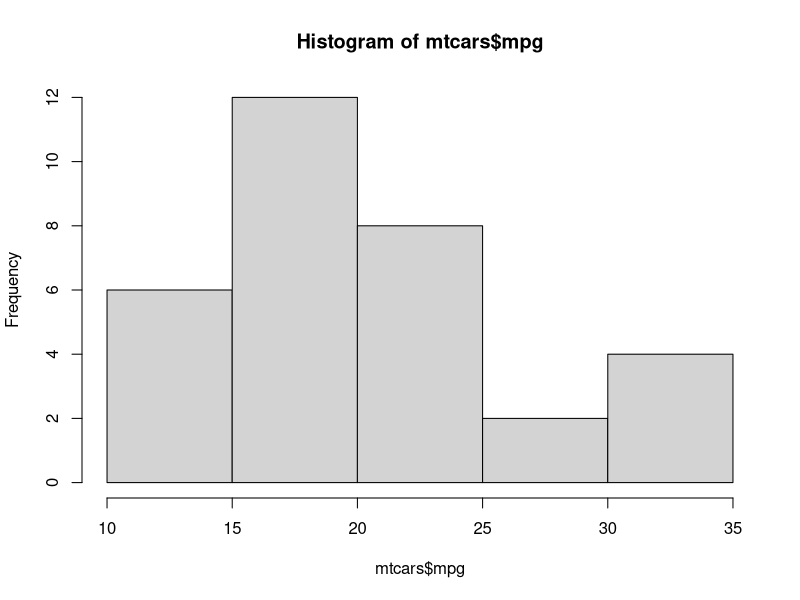
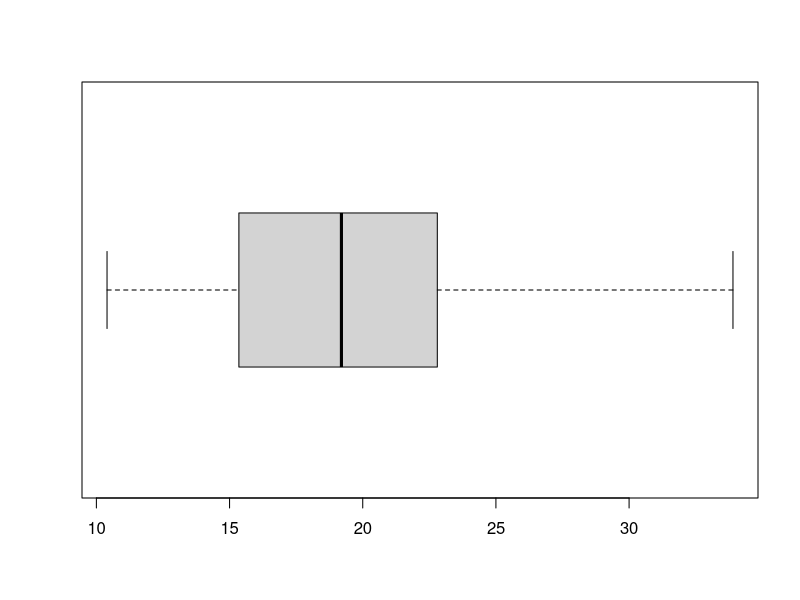
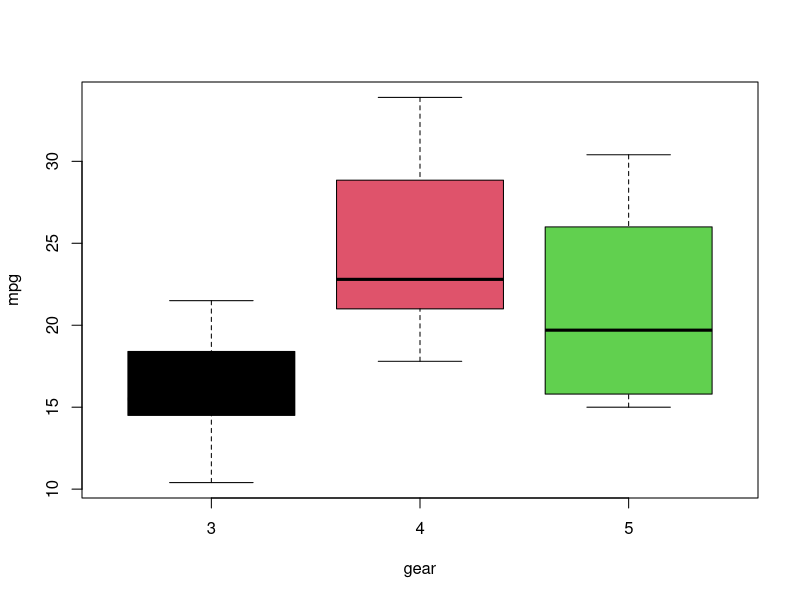
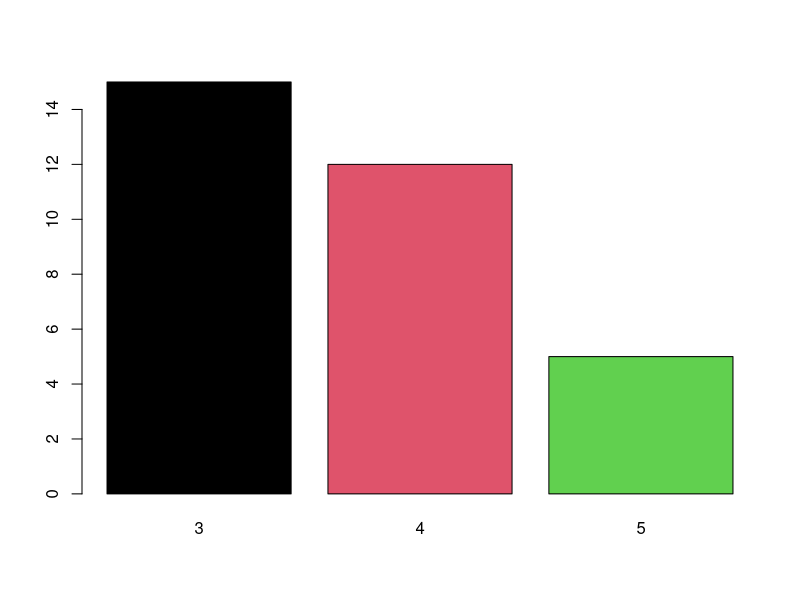
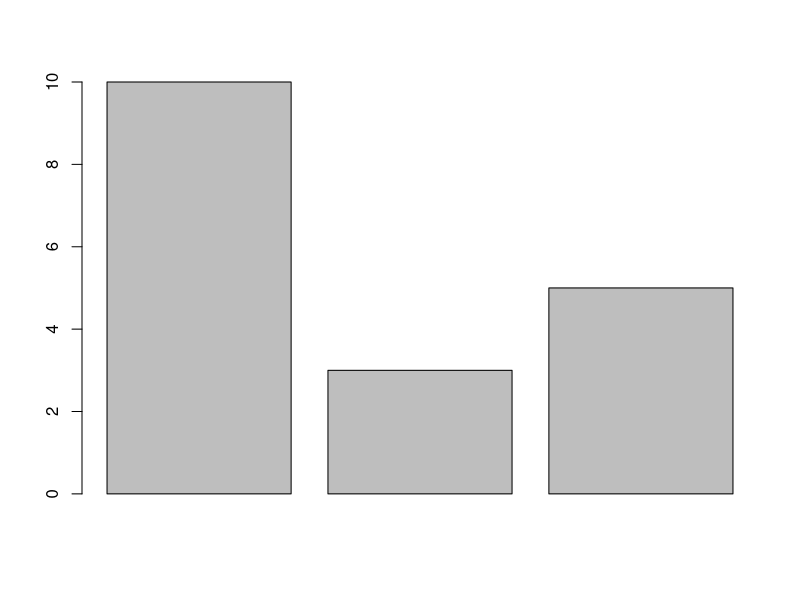
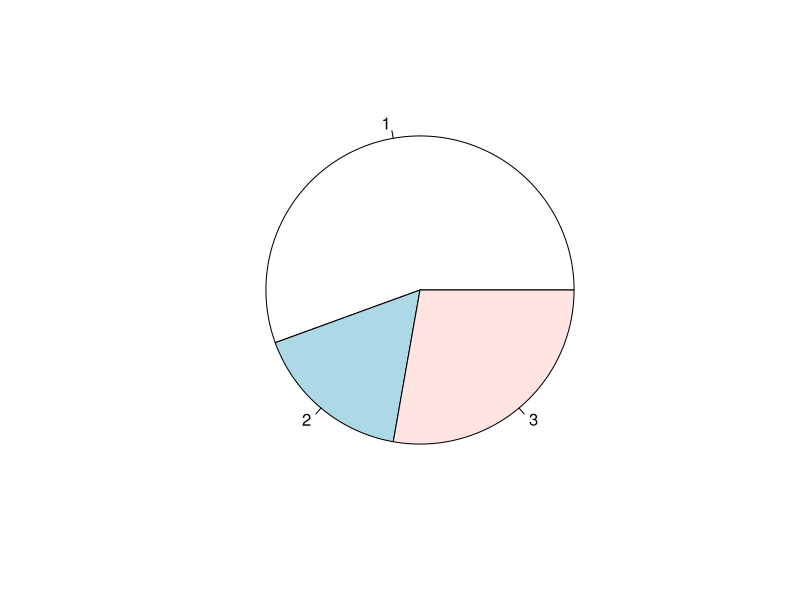

Reproduce these figures in R, in order. (Note: this script raises an error after producing the figures.)
#graphs

mtcars
names(mtcars)
table(mtcars$cyl)
table(mtcars$cyl,mtcars$am)
mtcars$mpg
#continuous data-histogram,boxplot
hist(mtcars$mpg)
boxplot(mtcars$mpg,horizontal=T)
boxplot(mpg~gear,data=mtcars,col=1:3)
t1=table(mtcars$gear)
t1
barplot(t1,col=1:3)#category type data
barplot(c(10,3,5))#10,3,5 are static values
pie(c(10,3,5))
students
(t2=table(students$college))
barplot(t2)
(t3=table(students$gender))
barplot(t3)
title('this is the barplot',sub='subtitle')
pie(t3)
